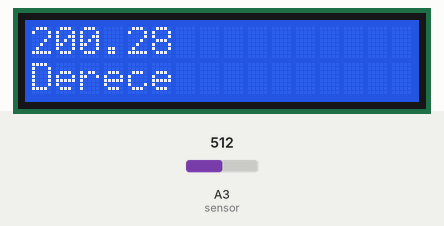
This sketch was run on a simulated Arduino Uno, built with avr-gcc and run on an emulated ATmega328P. Parts: 16×2 character LCD. Inputs (shaded band) come from the test bench; at power-on: A3 (sensor) = 512. What the sketch prints to the serial monitor is not drawn.

Above: at 1.6 s.
1.7 s: A3 (sensor) set to 716
At 5.8 s:
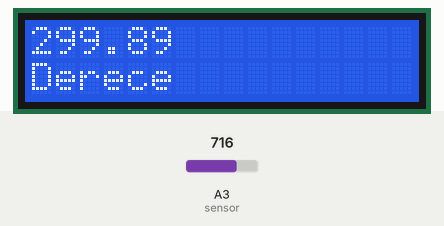
6.2 s: A3 (sensor) set to 900
At 9.1 s:
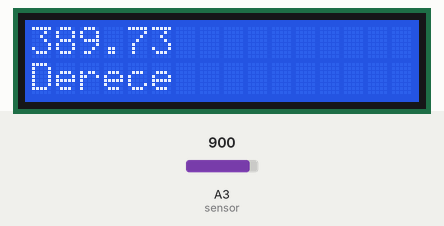
10.7 s: A3 (sensor) set to 1023
At 15.7 s:
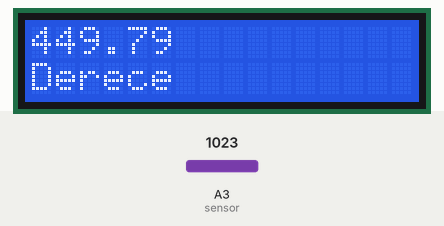
Timing chart, 0 to 17.2 s (numbered marks = the images above; inputs shaded):
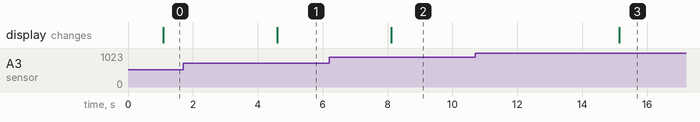

The sketch:

sicaklik_olcer1.ino
```cpp
//LCD nin Kutuphanesi
#include <LiquidCrystal_I2C.h>
//Sensorun pini
#define sensor A3
//Ekranin adresi ve boyutlari
LiquidCrystal_I2C lcd(0x20, 16, 2);

void setup()
{
  Serial.begin(9600);
  //Ekrani aciyorum
  lcd.init();
  lcd.backlight();
}

void loop()
{
  //Sensorun okudugu degeri once gerilim
  //Sonra da dereceye ceviriyorum (celcius)
  int okuma = analogRead(sensor);
  float voltaj = okuma * (5.0/1024);
  float derece = (voltaj - 0.4972) * 100;

  //Lcd takmadan önce terminalden kontrol ediyorum
  Serial.print(derece);
  Serial.println("Derece");
  delay(1000);

  //Lcd ekrana degerleri yazdiriyorum
  lcd.clear();
  lcd.setCursor(0,0);
  lcd.print(derece);
  lcd.setCursor(0,1);
  lcd.print("Derece");
  delay(2500);
}
```

Measured:
- after the input at 1.7 s, the display: changes after 2.9 s (image 1)
- after the input at 6.2 s, the display: changes after 1.9 s (image 2)
- after the input at 10.7 s, the display: changes after 4.4 s (image 3)
